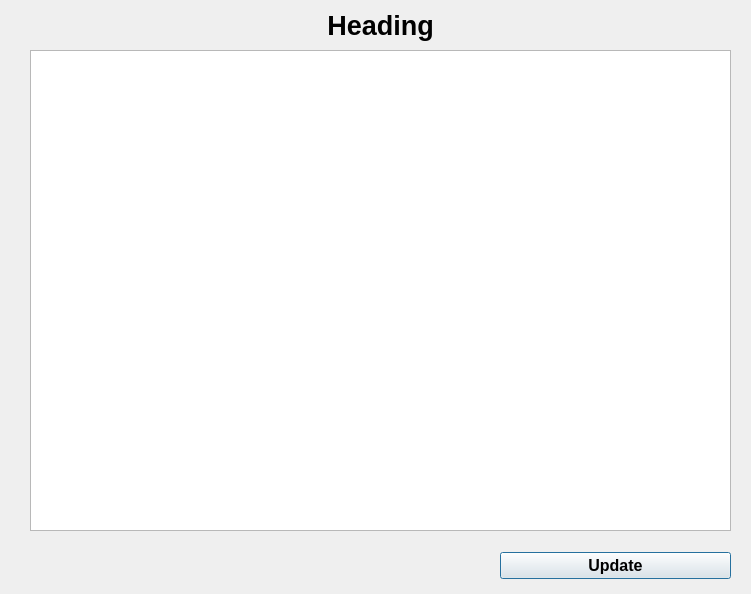
<?xml version="1.0" encoding="UTF-8"?>
<ui version="4.0">
 <class>textEditDialog</class>
 <widget class="QDialog" name="textEditDialog">
  <property name="windowModality">
   <enum>Qt::WindowModal</enum>
  </property>
  <property name="geometry">
   <rect>
    <x>0</x>
    <y>0</y>
    <width>751</width>
    <height>594</height>
   </rect>
  </property>
  <property name="windowTitle">
   <string>Dialog</string>
  </property>
  <widget class="QLabel" name="headingLabel">
   <property name="geometry">
    <rect>
     <x>30</x>
     <y>0</y>
     <width>701</width>
     <height>51</height>
    </rect>
   </property>
   <property name="font">
    <font>
     <pointsize>20</pointsize>
     <weight>75</weight>
     <bold>true</bold>
    </font>
   </property>
   <property name="text">
    <string>Heading</string>
   </property>
   <property name="alignment">
    <set>Qt::AlignCenter</set>
   </property>
  </widget>
  <widget class="QWidget" name="horizontalLayoutWidget_2">
   <property name="geometry">
    <rect>
     <x>500</x>
     <y>550</y>
     <width>231</width>
     <height>31</height>
    </rect>
   </property>
   <layout class="QHBoxLayout" name="horizontalLayout_2">
    <item>
     <widget class="QPushButton" name="updateTestSetupButton">
      <property name="font">
       <font>
        <pointsize>12</pointsize>
        <weight>75</weight>
        <bold>true</bold>
       </font>
      </property>
      <property name="text">
       <string>Update</string>
      </property>
     </widget>
    </item>
   </layout>
  </widget>
  <widget class="QPlainTextEdit" name="fileTextEdit">
   <property name="geometry">
    <rect>
     <x>30</x>
     <y>50</y>
     <width>701</width>
     <height>481</height>
    </rect>
   </property>
   <property name="font">
    <font>
     <pointsize>10</pointsize>
    </font>
   </property>
  </widget>
 </widget>
 <resources/>
 <connections/>
</ui>
